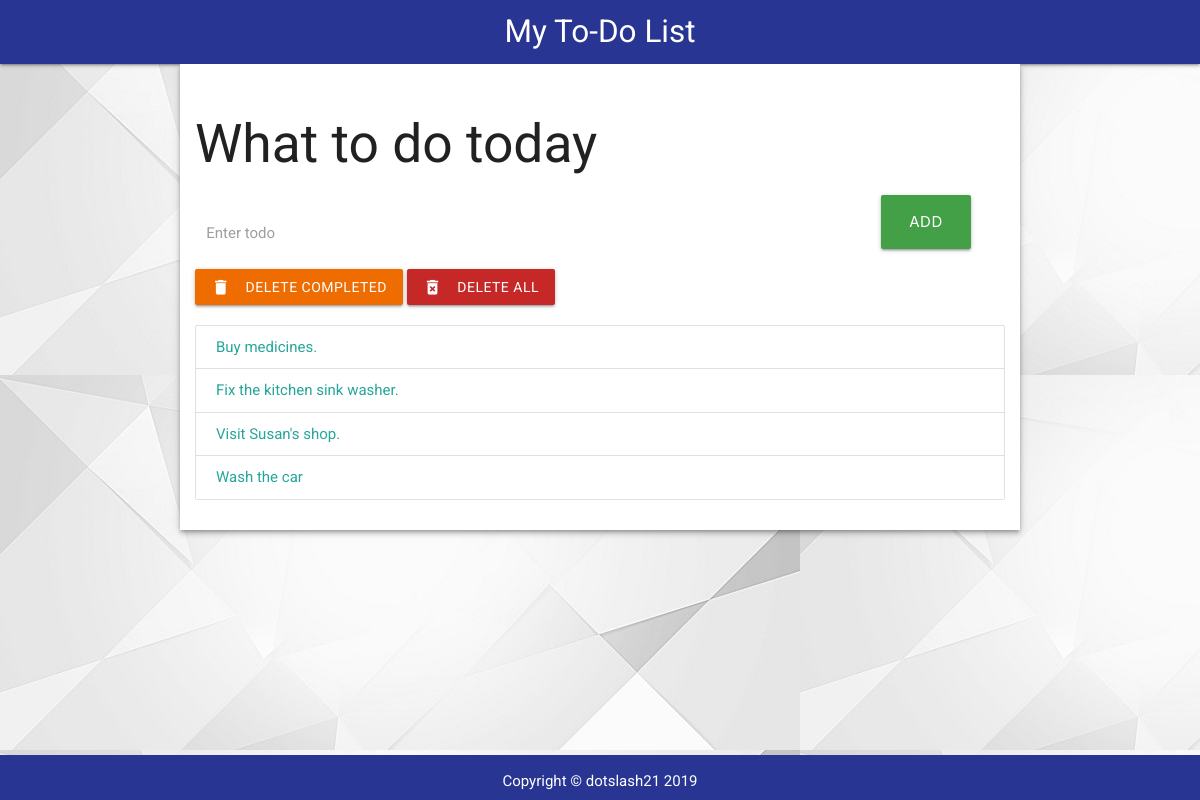
The page / on the database its author committed.
### todolist/models.py (models this page shows, shortened)
class Todolist(models.Model):
    text = models.CharField(max_length=45)
    completed = models.BooleanField(default=False)

### todolist/views.py (the view)
# urls.py: path('', views.index, name='index'),
def index(request):
    todo_items = Todolist.objects.order_by('id')
    form = TodoListForm()
    context = {'todo_items': todo_items, 'form': form}
    return render(request, "todolist/index.html", context)

### todolist/templates/todolist/index.html (shortened to what this page needs)
{% load static %}
<!DOCTYPE html>
<html>
<head>
  <link rel="stylesheet" href="https://cdnjs.cloudflare.com/ajax/libs/materialize/1.0.0/css/materialize.min.css" />
  <link rel="stylesheet" href="{% static 'todolist/style.css' %}" />
</head>
<body>
  <header>
    <nav>
      <div class="nav-wrapper indigo darken-3">
        <a href="#" class="brand-logo center">My To-Do List</a>
      </div>
    </nav>
  </header>
  <main>
    <div class="container white z-depth-2">
      <h2>What to do today</h2>
      <form action="{% url 'add' %}" method="POST" role="form">
        <div class="row">
          <div class="input-field col s10">
            <label for="todo_text">Enter todo</label>
          </div>
          <div class="col s2">
            <button id="add-btn" class="waves-effect waves-light btn btn-large green darken-1">
              ADD
            </button>
          </div>
        </div>
      </form>
      <div class="row">
        <a href="{% url 'deletecompleted' %}" class="waves-effect waves-light btn orange darken-3">
          <i class="material-icons left">delete</i>DELETE COMPLETED
        </a>
        <a href="{% url 'deleteall' %}" class="waves-effect waves-light btn red darken-3">
          <i class="material-icons left">delete_forever</i>DELETE ALL
        </a>
      </div>
      <ul class="collection">
        {% for todolist in todo_items %}
          {% if todolist.completed %}
            <a class="collection-item task-complete">{{ todolist.text }}</a>
          {% else %}
            <a href="{% url 'completed' todolist.id %}" class="collection-item">{{ todolist.text }}</a>
          {% endif %}
        {% endfor %}
      </ul>
    </div>
  </main>
  <footer class="indigo darken-3">
    <p class="center-align white-text">
      Copyright &copy; dotslash21 2019
    </p>
  </footer>
</body>
</html>

### todolist/static/todolist/style.css (style rules this page uses)
html { height: 100%; margin: 0; }
body { min-height:100%; position:relative; padding-bottom: 3rem; font-family: "Roboto", sans-serif; background-image: url("./images/background.jpg"); }
main { flex: 1 0 auto; }
footer { position: absolute; left: 0 ; right: 0; bottom: 0; height: 3rem; }
.container { padding: 1rem; }

### rows shown on the page
Todolist: text "Buy medicines."
Todolist: text "Fix the kitchen sink washer."
Todolist: text "Visit Susan's shop."
Todolist: text "Wash the car"
